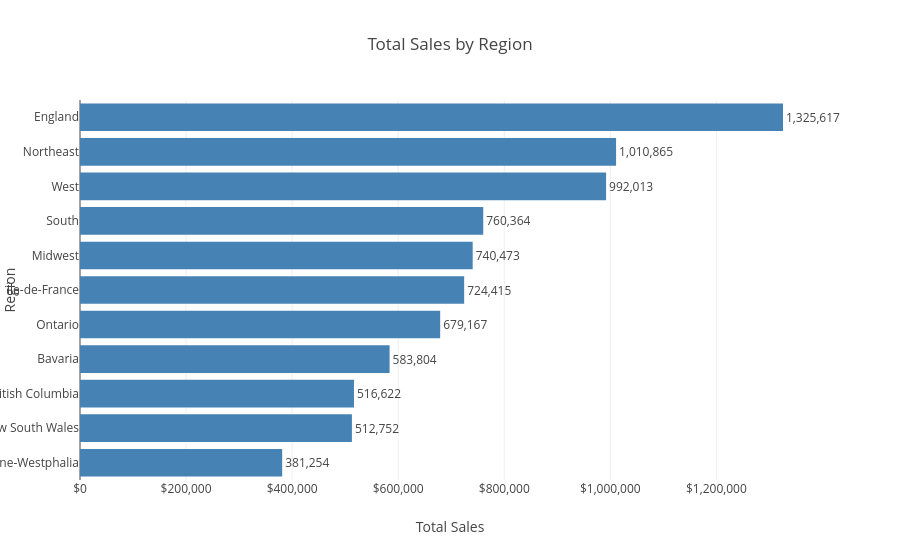

Write notebook code for a chart like this one.
### Code cell
sales_region = (
    df.groupby('Region', as_index=False)['Sales_Amount']
    .sum()
    .sort_values('Sales_Amount', ascending=True)
)

px.bar(
    sales_region,
    x='Sales_Amount',
    y='Region',
    orientation='h',
    title='Total Sales by Region',
     color_discrete_sequence=['#4682B4'],
    text=sales_region['Sales_Amount'].map(lambda x: f'{x:,.0f}')
).update_layout(
    xaxis_title='Total Sales',
    yaxis_title='Region',
    xaxis_tickprefix='$',
    xaxis_tickformat=',.0f',
    showlegend=False
).update_traces(
    textposition='outside',
    cliponaxis=False
).show()

### Figure 1 — Plotly figure (JSON) as saved in the notebook; plotly's stock layout.template omitted (floating-point values rounded to 4 significant figures)
{"data": [{"cliponaxis": false, "hovertemplate": "Sales_Amount=%{x}<br>Region=%{y}<br>text=%{text}<extra></extra>", "legendgroup": "", "marker": {"color": "#4682B4", "pattern": {"shape": ""}}, "name": "", "orientation": "h", "showlegend": false, "text": ["381,254", "512,752", "516,622", "583,804", "679,167", "724,415", "740,473", "760,364", "992,013", "1,010,865", "1,325,617"], "textposition": "outside", "type": "bar", "x": [381300.0, 512800.0, 516600.0, 583800.0, 679200.0, 724400.0, 740500.0, 760400.0, 992000.0, 1011000.0, 1326000.0], "xaxis": "x", "y": ["North Rhine-Westphalia", "New South Wales", "British Columbia", "Bavaria", "Ontario", "Île-de-France", "Midwest", "South", "West", "Northeast", "England"], "yaxis": "y"}], "layout": {"barmode": "relative", "legend": {"tracegroupgap": 0}, "showlegend": false, "title": {"text": "Total Sales by Region"}, "xaxis": {"anchor": "y", "domain": [0, 1], "tickformat": ",.0f", "tickprefix": "$", "title": {"text": "Total Sales"}}, "yaxis": {"anchor": "x", "domain": [0, 1], "title": {"text": "Region"}}}}
